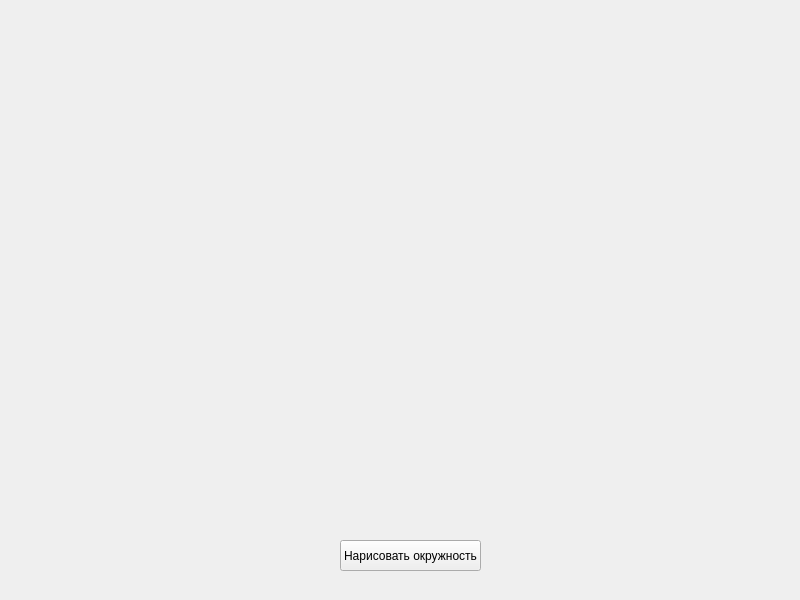
<?xml version="1.0" encoding="UTF-8"?>
<ui version="4.0">
 <class>MainWindow</class>
 <widget class="QMainWindow" name="MainWindow">
  <property name="geometry">
   <rect>
    <x>0</x>
    <y>0</y>
    <width>800</width>
    <height>600</height>
   </rect>
  </property>
  <property name="windowTitle">
   <string>MainWindow</string>
  </property>
  <widget class="QWidget" name="centralwidget">
   <widget class="QPushButton" name="btn">
    <property name="geometry">
     <rect>
      <x>340</x>
      <y>540</y>
      <width>141</width>
      <height>31</height>
     </rect>
    </property>
    <property name="text">
     <string>Нарисовать окружность</string>
    </property>
   </widget>
  </widget>
 </widget>
 <resources/>
 <connections/>
</ui>
